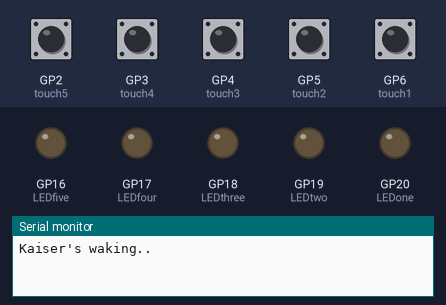
The program below on a simulated Raspberry Pi Pico. On the bench: output pins drawn as LEDs (lit = HIGH), the last lines printed to the serial monitor. Inputs (shaded band) come from the test bench; at power-on: GP2 (touch5), GP3 (touch4), GP4 (touch3), GP5 (touch2), GP6 (touch1) HIGH.

Above: at 1.2 s.
1.3 s: GP2 (touch5) pulsed LOW 2 times (0.12 s each, 0.3 s apart)
At 2.22 s:
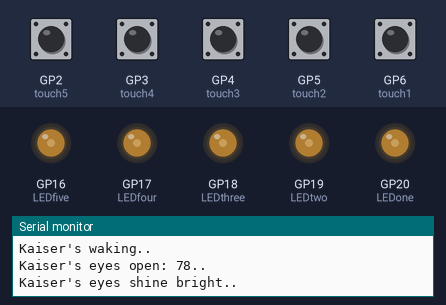
At 4.1 s:
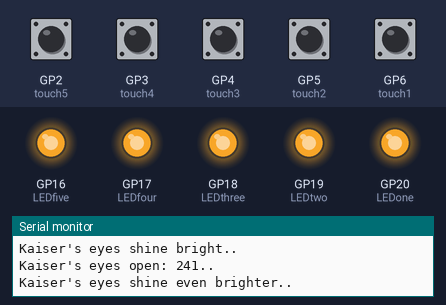
4.3 s: GP2 (touch5) pulled LOW for 0.15 s
Timing chart, 0 to 7.3 s (numbered marks = the images above; inputs shaded):
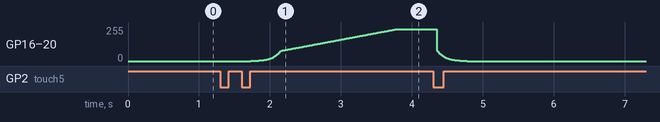

Measured:
- after the input at 1.3 s, GP16 (LEDfive), GP17 (LEDfour), GP18 (LEDthree), GP19 (LEDtwo), GP20 (LEDone): moves from 0/255 to 240/255 over 2.1 s, starting after 0.43 s

The program:

main.cpp
```cpp
// Kaiser Wilhelmina
// Controller

#include "Arduino.h"
#include "OneButton.h"

OneButton touch1(6, false);
OneButton touch2(5, false);
OneButton touch3(4, false);
OneButton touch4(3, false);
OneButton touch5(2, false);

const int LEDone = 20;
const int LEDtwo = 19;
const int LEDthree = 18;
const int LEDfour = 17;
const int LEDfive = 16;

const int pwmIntervals = 50;

const int minBrightness = 80;
const int maxBrightness = 240;

int brightness = 0;

void touch();
void longSTART();

typedef enum
{
    LED_OFF,
    LED_ON,
} MyActions;

MyActions nextAction = LED_OFF;

int brightened = 0;
int previous = 0;
int longTOUCH = 0;
float R;

void setup()
{
    Serial.begin(9600);
    Serial.println("Kaiser's waking..");

    touch1.attachClick(touch);
    touch2.attachClick(touch);
    touch3.attachClick(touch);
    touch4.attachClick(touch);
    touch5.attachClick(touch);

    touch1.attachLongPressStart(longSTART);
    touch2.attachLongPressStart(longSTART);
    touch3.attachLongPressStart(longSTART);
    touch4.attachLongPressStart(longSTART);
    touch5.attachLongPressStart(longSTART);

    R = (pwmIntervals * log10(2)) / (log10(minBrightness));

    delay(50);
}

void loop()
{
    touch1.tick();
    touch2.tick();
    touch3.tick();
    touch4.tick();
    touch5.tick();

    if ((nextAction == LED_OFF) && (previous == 1))
    {
        for (int interval = 0; interval <= pwmIntervals; interval++)
        {
            brightness = pow(2, (-(interval - pwmIntervals) / R)) - 1;
            analogWrite(LEDone, brightness);
            analogWrite(LEDtwo, brightness);
            analogWrite(LEDthree, brightness);
            analogWrite(LEDfour, brightness);
            analogWrite(LEDfive, brightness);
            delay(10);
        }
        Serial.println("Kaiser's eyes shrink:  " + String(brightness) + "..");
        Serial.println("Kaiser's eyes are heavy..");
        previous = 0;
    }
    else if ((nextAction == LED_ON) && (previous == 0))
    {
        for (int interval = 0; interval <= pwmIntervals; interval++)
        {
            brightness = pow(2, (interval / R)) - 1;
            analogWrite(LEDone, brightness);
            analogWrite(LEDtwo, brightness);
            analogWrite(LEDthree, brightness);
            analogWrite(LEDfour, brightness);
            analogWrite(LEDfive, brightness);
            delay(10);
        }
        Serial.println("Kaiser's eyes open: " + String(brightness) + "..");
        Serial.println("Kaiser's eyes shine bright..");
        previous = 1;
    }
    while ((longTOUCH == 1) && (previous == 1))
    {
        if (brightness <= maxBrightness)
        {
            for (brightness; brightness <= maxBrightness; brightness++)
            {
                analogWrite(LEDone, brightness);
                analogWrite(LEDtwo, brightness);
                analogWrite(LEDthree, brightness);
                analogWrite(LEDfour, brightness);
                analogWrite(LEDfive, brightness);
                delay(10);
            }
            Serial.println("Kaiser's eyes open: " + String(brightness) + "..");
            Serial.println("Kaiser's eyes shine even brighter..");
            longTOUCH = 0;
        }
        else
        {
            for (brightness; brightness >= minBrightness; brightness--)
            {
                analogWrite(LEDone, brightness);
                analogWrite(LEDtwo, brightness);
                analogWrite(LEDthree, brightness);
                analogWrite(LEDfour, brightness);
                analogWrite(LEDfive, brightness);
                delay(10);
            }
            Serial.println("Kaiser's eyes shrink: " + String(brightness) + "..");
            Serial.println("Kaiser's return to normal..");
            longTOUCH = 0;
        }
    }
}
void touch()
{
    if (nextAction == LED_OFF)
        nextAction = LED_ON;
    else
        nextAction = LED_OFF;
}

void longSTART()
{
    longTOUCH = 1;
}
```
